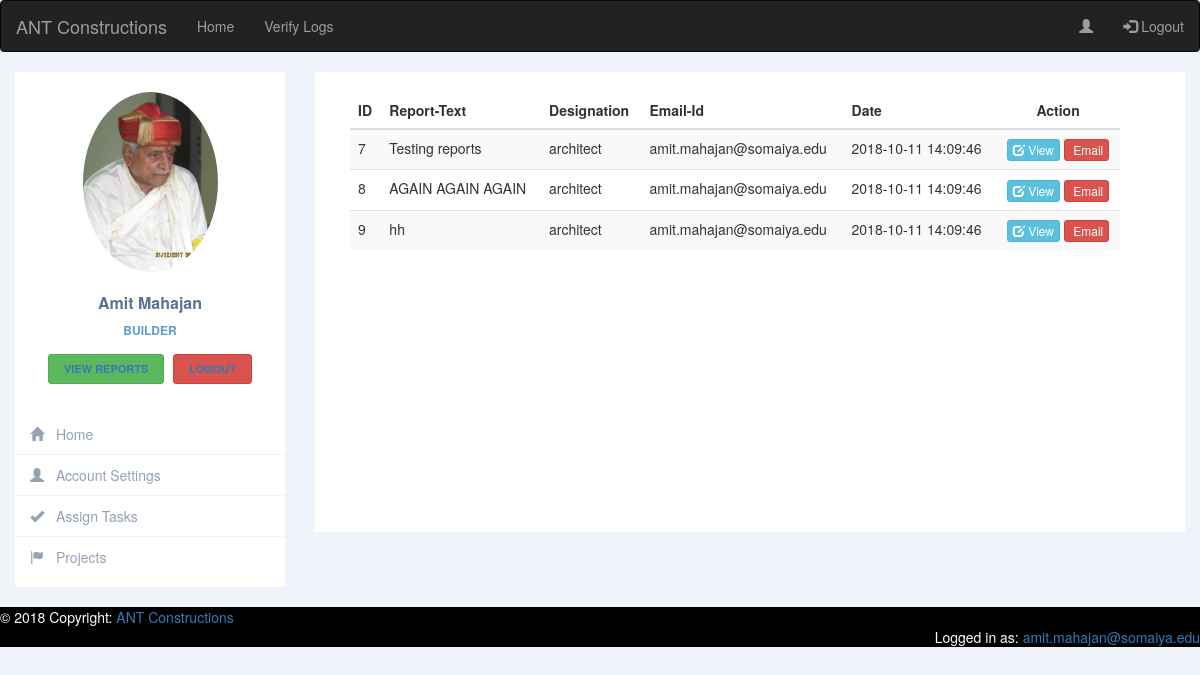
/leramiz/viewReportsBuilder.php (signed in), run on the app's committed database.
### tables this page shows
CREATE TABLE `report` (
  `employeeEmailId` varchar(100) NOT NULL,
  `employeeType` varchar(100) NOT NULL DEFAULT 'architect',
  `reportText` varchar(500) NOT NULL DEFAULT 'Default Report Text',
  `reportLink` varchar(500) NOT NULL,
  `reportId` int(11) NOT NULL,
  `reportDate` timestamp NOT NULL DEFAULT CURRENT_TIMESTAMP
);

### leramiz/viewReportsBuilder.php (the view, shortened to what this page needs)
  <!DOCTYPE html>
  <html>
  <head>
    <link rel="stylesheet" href="https://maxcdn.bootstrapcdn.com/bootstrap/3.3.7/css/bootstrap.min.css">
    <link rel="stylesheet" type="text/css" href="css/architectSidebar.css">
  </head>
  <body>
  <nav class="navbar navbar-inverse">
    <div class="container-fluid">
      <div class="navbar-header">
      <a class="navbar-brand" href="#">ANT Constructions</a>
      </div>
      <ul class="nav navbar-nav">
        <li><a href="builderHomePage.php">Home</a></li>
        <li><a href="verifyLogsBuilder.php">Verify Logs</a></li>
      </ul>
      <ul class="nav navbar-nav navbar-right">
        <li><a href="builderHomePage.php"><span class="glyphicon glyphicon-user"></span></a></li>
        <li><a href="logout.php"><span class="glyphicon glyphicon-log-in"></span> Logout</a></li>
      </ul>
    </div>
  </nav>
  <div class="row profile">
    <div class="col-md-3 col-sm-3">
      <div class="profile-sidebar">
        <div class="profile-userpic">
          <img src="<?php echo $_SESSION['employeeDP']; ?>" class="img-responsive" alt="">
        </div>
        <div class="profile-usertitle">
          <div class="profile-usertitle-name">
            <?php echo $_SESSION['employeeName']; ?>
          </div>
          <div class="profile-usertitle-job">
            Builder
          </div>
        </div>
        <div class="profile-userbuttons">
          <button type="button" class="btn btn-success btn-sm"><a href="viewReportsBuilder.php">View reports</a></button>
          <button type="button" class="btn btn-danger btn-sm"><a href="logout.php">Logout</a></button>
        </div>
        <div class="profile-usermenu">
          <ul class="nav">
            <li>
              <a href="builderHomePage.php">
              <i class="glyphicon glyphicon-home"></i>
              Home </a>
            </li>
            <li>
              <a href="changeAccountDetailsBuilder.php">
              <i class="glyphicon glyphicon-user"></i>
              Account Settings </a>
            </li>
            <li>
              <a href="assignTasksBuilder.php" target="_blank">
              <i class="glyphicon glyphicon-ok"></i>
              Assign Tasks </a>
            </li>
            <li>
              <a href="categories.php">
              <i class="glyphicon glyphicon-flag"></i>
              Projects </a>
            </li>
          </ul>
        </div>
      </div>
    </div>
     <div class="col-md-9  col-sm-9">
            <div class="profile-content" style="height: 100%">
                  <?php
                        include 'connection.php';
                        $sql = "SELECT * FROM report";
                        $result = mysqli_query($conn, $sql);
                        if(mysqli_num_rows($result) > 0)
                        {
                          echo '<div class="container-fluid">
                      <div class="row col-md-12 custyle">
                      <table class="table table-striped custab">
                      <thead>
                          <tr>
                              <th>ID</th>
                              <th>Report-Text</th>
                              <th>Designation</th>
                              <th>Email-Id</th>
                              <th>Date</th>
                              <th class="text-center">Action</th>
                          </tr>
                      </thead>';
                          while($row = mysqli_fetch_assoc($result))
                          {
                            echo "<tr>
                                  <td>".$row['reportId']."</td>
                                  <td>".$row['reportText']."</td>
                                  <td>".$row['employeeType']."</td>
                                  <td>".$row['employeeEmailId']."</td>
                                  <td>".$row['reportDate']."</td>
                                  <td class='text-center'><a class='btn btn-info btn-xs' href=".$row['reportLink']." target='_blank'><span class='glyphicon glyphicon-edit'></span> View</a> <a href='#' class='btn btn-danger btn-xs'><span class='glyphicon glyphicon-contact'></span> Email</a></td>
                              </tr>";
                          }
                          echo "</table>
                              </div>
                          </div>";
                        }
                        else
                          echo "<div class='container-fluid'><h2>No Reports Found!</h2></div>";
                  ?>
            </div>
    </div>
  </div>
  </body>
<footer class="page-footer font-small blue" style="background-color: black;">
  <div class="footer-copyright text-left py-3"><span style="color: white;">© 2018 Copyright:</span>
    <a href="index.php"> ANT Constructions</a>
  </div>
  <div class="footer-copyright text-right py-3"><span style="color: white;">Logged in as:</span>
    <a href="architectHomePage.php"> <?php echo $_SESSION['employeeEmailId']; ?></a>
  </div>
</footer>
  </html>

### leramiz/css/architectSidebar.css (style rules this page uses)
body { background: #F1F3FA; }
.profile { margin: 20px 0; }
.profile-sidebar { padding: 20px 0 10px 0; background: #fff; }
.profile-userpic img { float: none; margin: 0 auto; width: 50%; height: 50%; -webkit-border-radius: 50% !important; -moz-border-radius: 50% !important; border-radius: 50% !important; }
.profile-usertitle { text-align: center; margin-top: 20px; }
.profile-usertitle-name { color: #5a7391; font-size: 16px; font-weight: 600; margin-bottom: 7px; }
.profile-usertitle-job { text-transform: uppercase; color: #5b9bd1; font-size: 12px; font-weight: 600; margin-bottom: 15px; }
.profile-userbuttons { text-align: center; margin-top: 10px; }
.profile-userbuttons .btn { text-transform: uppercase; font-size: 11px; font-weight: 600; padding: 6px 15px; margin-right: 5px; }
.profile-userbuttons .btn:last-child { margin-right: 0px; }
.profile-usermenu { margin-top: 30px; }
.profile-usermenu ul li { border-bottom: 1px solid #f0f4f7; }
.profile-usermenu ul li:last-child { border-bottom: none; }
.profile-usermenu ul li a { color: #93a3b5; font-size: 14px; font-weight: 400; }
.profile-usermenu ul li a i { margin-right: 8px; font-size: 14px; }
.profile-content { padding: 20px; background: #fff; min-height: 460px; }

### data on the page
report: reportId "7", reportText "Testing reports", employeeType "architect", employeeEmailId "amit.mahajan@somaiya.edu", reportDate "2018-10-11 14:09:46"
report: reportId "8", reportText "AGAIN AGAIN AGAIN", employeeType "architect", employeeEmailId "amit.mahajan@somaiya.edu", reportDate "2018-10-11 14:09:46"
report: reportId "9", reportText "hh", employeeType "architect", employeeEmailId "amit.mahajan@somaiya.edu", reportDate "2018-10-11 14:09:46"

### other printed values
$_SESSION['employeeName'] "Amit Mahajan"
$_SESSION['employeeEmailId'] "amit.mahajan@somaiya.edu"
